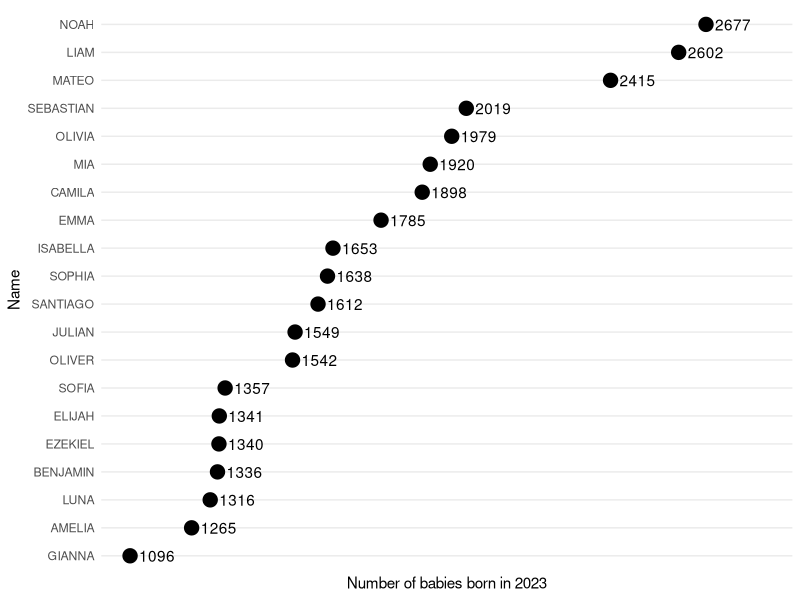
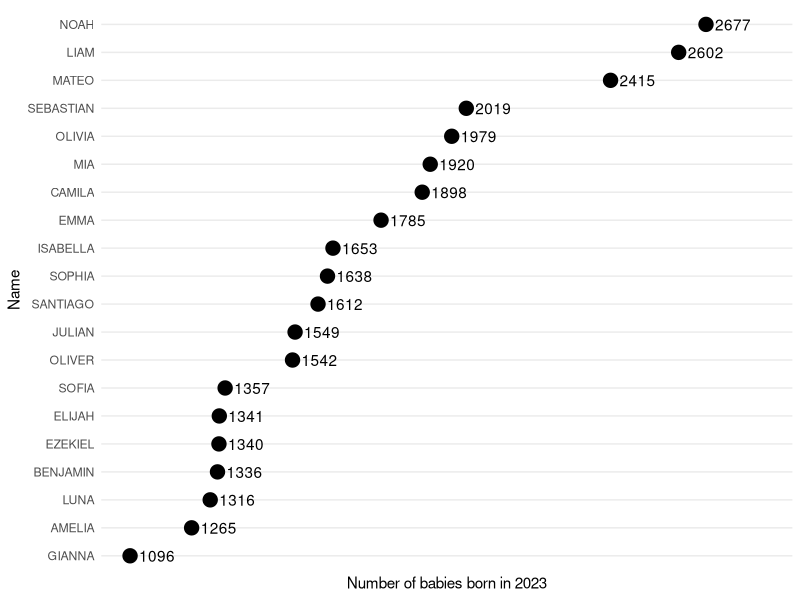
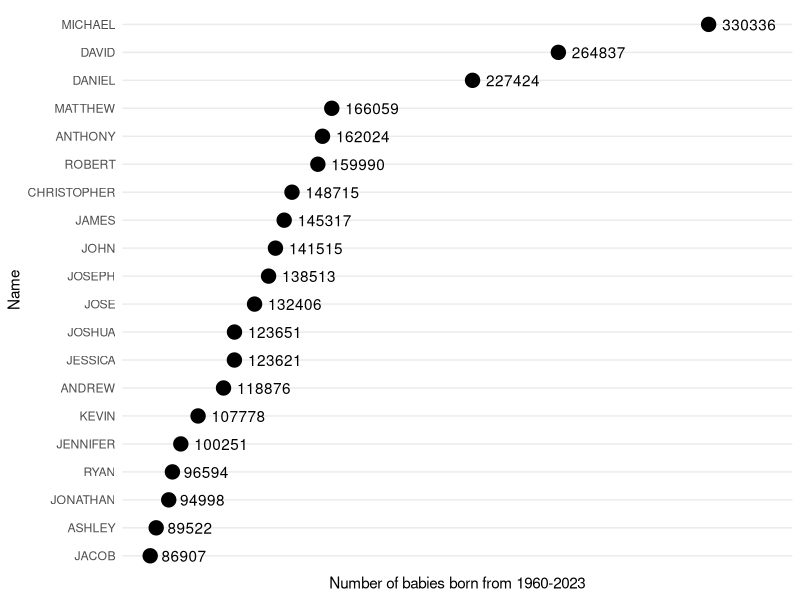
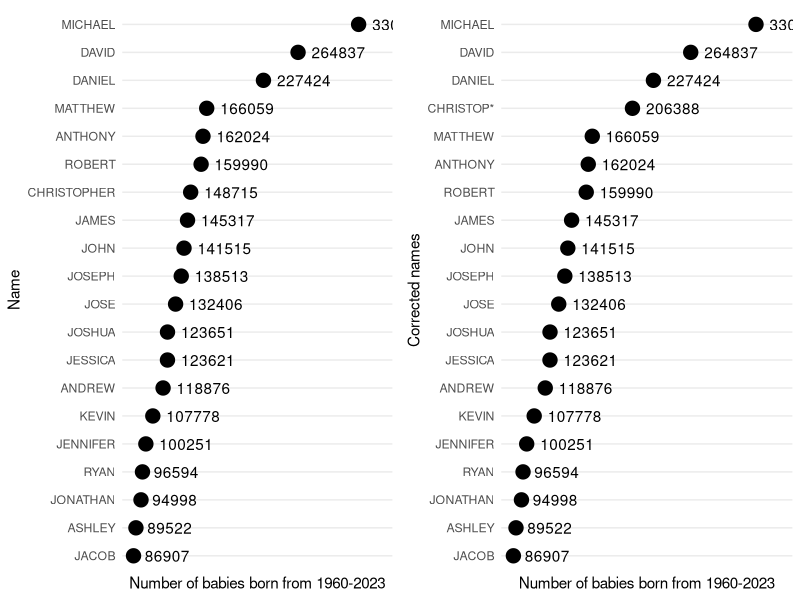

The R script that drew these images, in order:
## ---- chunk 1
library(tidyverse)
## ---- chunk 2
baby_names <- read_csv("data/california-popular-baby-names.csv")
## ---- chunk 3
baby_names
## ---- chunk 4
baby_names |> 
  filter(Year == 2023) |>
  filter(Rank <= 10) |> 
  ggplot(aes(x = Count, y = reorder(Name, Count))) +
  geom_count() +
  geom_text(aes(label = Count), hjust = -0.25) +
  theme_minimal() +
  theme(legend.position = "none") +
  labs(
    x = "Number of babies born in 2023",
    y = "Name"
  ) +
  scale_x_discrete(expand = expansion(mult = c(0.05, 0.15)))
## ---- chunk 5
baby_names |> 
  filter(Year == 2023) |>
  filter(Rank <= 10) |> 
  ggplot(aes(x = Count, y = reorder(Name, Count))) +
  geom_count() +
  geom_text(aes(label = Count), hjust = -0.25) +
  theme_minimal() +
  theme(legend.position = "none") +
  labs(
    x = "Number of babies born in 2023",
    y = "Name"
  ) +
  scale_x_discrete(expand = expansion(mult = c(0.05, 0.15)))
## ---- chunk 6
all_names_plot <- baby_names |>
  group_by(Name) |> 
  summarise(total_count = sum(Count)) |> 
  arrange(desc(total_count)) |> 
  slice(1:20) |> 
  ggplot(aes(x = total_count, y = reorder(Name, total_count))) +
  geom_count() +
  geom_text(aes(label = total_count), hjust = -0.25) +
  theme_minimal() +
  theme(legend.position = "none") +
  labs(
    x = "Number of babies born from 1960-2023",
    y = "Name"
  ) +
  scale_x_discrete(expand = expansion(mult = c(0.05, 0.15)))

all_names_plot
## ---- chunk 7
sort(unique(baby_names$Name))
## ---- chunk 8
corrected_all_names_plot <- baby_names |> 
  mutate(name_fixed = case_when(
    str_length(Name) > 8 ~ (str_trunc(Name, width = 9, ellipsis = "*")),
    str_length(Name) <= 8 ~ Name
  )) |> 
  group_by(name_fixed) |> 
  summarise(total_count = sum(Count)) |> 
  arrange(desc(total_count)) |> 
  slice(1:20) |> 
  ggplot(aes(x = total_count, y = reorder(name_fixed, total_count))) +
  geom_count() +
  geom_text(aes(label = total_count), hjust = -0.25) +
  theme_minimal() +
  theme(legend.position = "none") +
  labs(
    x = "Number of babies born from 1960-2023",
    y = "Corrected names"
  )  +
  scale_x_discrete(expand = expansion(mult = c(0.05, 0.15)))

gridExtra::grid.arrange(all_names_plot, corrected_all_names_plot, ncol = 2)
